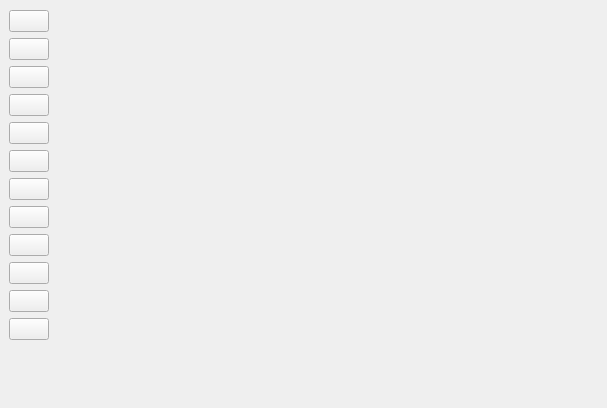
<?xml version="1.0" encoding="UTF-8"?>
<ui version="4.0">
 <class>frmConfig</class>
 <widget class="QWidget" name="frmConfig">
  <property name="geometry">
   <rect>
    <x>0</x>
    <y>0</y>
    <width>607</width>
    <height>408</height>
   </rect>
  </property>
  <property name="windowTitle">
   <string>Form</string>
  </property>
  <layout class="QHBoxLayout" name="horizontalLayout">
   <property name="spacing">
    <number>1</number>
   </property>
   <property name="leftMargin">
    <number>0</number>
   </property>
   <property name="topMargin">
    <number>1</number>
   </property>
   <property name="rightMargin">
    <number>0</number>
   </property>
   <property name="bottomMargin">
    <number>0</number>
   </property>
   <item>
    <widget class="QWidget" name="widgetLeft" native="true">
     <property name="autoFillBackground">
      <bool>true</bool>
     </property>
     <layout class="QVBoxLayout" name="verticalLayout">
      <item>
       <widget class="QPushButton" name="btnConfigSystem">
        <property name="text">
         <string/>
        </property>
       </widget>
      </item>
      <item>
       <widget class="QPushButton" name="btnConfigCrane">
        <property name="text">
         <string/>
        </property>
       </widget>
      </item>
      <item>
       <widget class="QPushButton" name="btnConfigPort">
        <property name="text">
         <string/>
        </property>
       </widget>
      </item>
      <item>
       <widget class="QPushButton" name="btnConfigDevice">
        <property name="text">
         <string/>
        </property>
       </widget>
      </item>
      <item>
       <widget class="QPushButton" name="btnConfigNode">
        <property name="text">
         <string/>
        </property>
       </widget>
      </item>
      <item>
       <widget class="QPushButton" name="btnConfigLink">
        <property name="text">
         <string/>
        </property>
       </widget>
      </item>
      <item>
       <widget class="QPushButton" name="btnConfigType">
        <property name="text">
         <string/>
        </property>
       </widget>
      </item>
      <item>
       <widget class="QPushButton" name="btnConfigUser">
        <property name="text">
         <string/>
        </property>
       </widget>
      </item>
      <item>
       <widget class="QPushButton" name="btnConfigMap">
        <property name="text">
         <string/>
        </property>
       </widget>
      </item>
      <item>
       <widget class="QPushButton" name="btnConfigPosition">
        <property name="text">
         <string/>
        </property>
       </widget>
      </item>
      <item>
       <widget class="QPushButton" name="btnConfigXml">
        <property name="text">
         <string/>
        </property>
       </widget>
      </item>
      <item>
       <widget class="QPushButton" name="btnConfigDebug">
        <property name="text">
         <string/>
        </property>
       </widget>
      </item>
      <item>
       <spacer name="verticalSpacer">
        <property name="orientation">
         <enum>Qt::Vertical</enum>
        </property>
        <property name="sizeHint" stdset="0">
         <size>
          <width>20</width>
          <height>414</height>
         </size>
        </property>
       </spacer>
      </item>
     </layout>
    </widget>
   </item>
   <item>
    <widget class="QStackedWidget" name="stackedWidget">
     <property name="autoFillBackground">
      <bool>true</bool>
     </property>
    </widget>
   </item>
  </layout>
 </widget>
 <tabstops>
  <tabstop>btnConfigSystem</tabstop>
  <tabstop>btnConfigPort</tabstop>
  <tabstop>btnConfigDevice</tabstop>
  <tabstop>btnConfigNode</tabstop>
  <tabstop>btnConfigLink</tabstop>
  <tabstop>btnConfigType</tabstop>
  <tabstop>btnConfigMap</tabstop>
  <tabstop>btnConfigPosition</tabstop>
  <tabstop>btnConfigXml</tabstop>
  <tabstop>btnConfigDebug</tabstop>
 </tabstops>
 <resources/>
 <connections/>
</ui>
